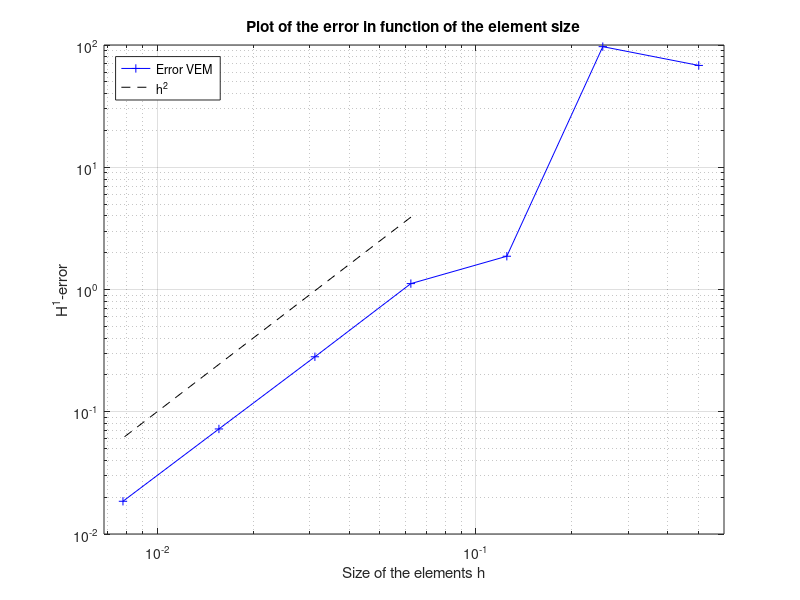

The MATLAB source for this figure:
% Analyse convergence of Laplace equation with Dirichlet boundary
% conditions with the linear (k=1) virtual element method
%
% Geometry: 2D -> square \Omega = (0,1)x(0.1) divided into n square 
% elements, with n ranging from 2^0=1 to 2^7=128
%
% Equation: -lap(u)=0 on \Omega; u=f on \partial\Omega
%

clear
close all
clc

% Data
ne = 2.^(1:7); % number of elements
h = 1./ne; % size of the elements

% Load error from file
% Each row correspond to a given number of elements (from 2^0 to 2^7),
% the first column is the error in the L^\inf-norm, the 2nd one is the 
% error in the H^1-norm.

% err1d = csvread(Output/error1D.csv');
err2d = csvread('Output/error2D.txt');

% Compute analytically the error convergence slope
dh1=err2d(4:end-1,2)./err2d(5:end,2);
dli=err2d(4:end-1,1)./err2d(5:end,1);
dh=h(4:end-1)./h(5:end);

convH=log(dh1)./log(dh)'
convL=log(dli)./log(dh)'

% Visualization of the error convergence
exact = h(4:end).^2;
exact = exact*10^3;
figure;
loglog(h,err2d(:,2),'+-b');
hold on;
loglog(h(4:end),exact,'--k');
grid on;
xlabel('Size of the elements h');
ylabel('H^1-error');
xlim([h(end)-0.001,h(1)+0.1]);
title('Plot of the error in function of the element size');
legend('Error VEM', 'h^2', 'Location', 'northwest');



